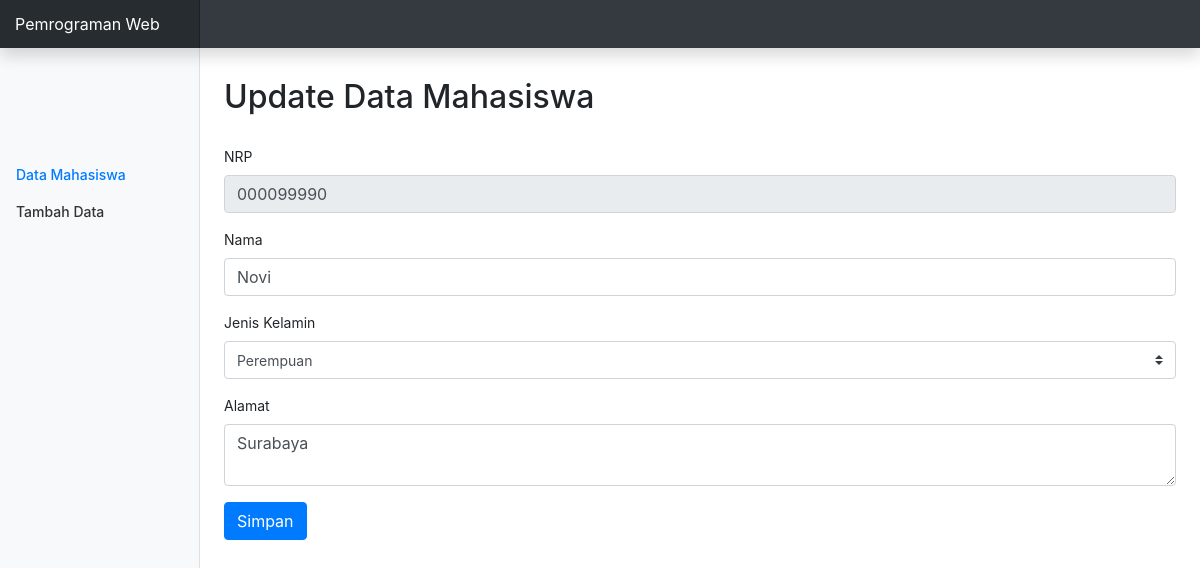
Page /update.php?nrp=000099990 on the committed database.
### tables this page shows
CREATE TABLE `mhs` (
  `nrp` varchar(20) NOT NULL,
  `nama` varchar(100) DEFAULT NULL,
  `jenis_kelamin` char(1) DEFAULT NULL,
  `alamat` varchar(200) DEFAULT NULL
);

### conn.php (called while the page is built, shortened)
<?php
function connection() {
   $dbServer = 'localhost';
   $dbUser = 'root';
   $dbPass = '';
   $dbName = "pemweb";
   $conn = mysqli_connect($dbServer, $dbUser, $dbPass);
   mysqli_select_db($conn,$dbName);
   return $conn;
}

### update.php (the view, shortened to what this page needs)
<?php
  include ('conn.php');
  $result = '';
  if ($_SERVER['REQUEST_METHOD'] === 'GET') {
      if (isset($_GET['nrp'])) {
          $nrp_upd = $_GET['nrp'];
          $query = "SELECT * FROM mhs WHERE nrp = '$nrp_upd'";
          $result = mysqli_query(connection(),$query);
      }
  }
?>
<!DOCTYPE html>
<html>
  <head>
    <link href="assets/css/bootstrap.min.css" rel="stylesheet">
    <link href="assets/css/dashboard.css" rel="stylesheet">
  </head>
  <body>
    <nav class="navbar navbar-dark fixed-top bg-dark flex-md-nowrap p-0 shadow">
      <a class="navbar-brand col-sm-3 col-md-2 mr-0" href="#">Pemrograman Web</a>
    </nav>
    <div class="container-fluid">
      <div class="row">
        <nav class="col-md-2 d-none d-md-block bg-light sidebar">
          <div class="sidebar-sticky">
            <ul class="nav flex-column" style="margin-top:100px;">
              <li class="nav-item">
                <a class="nav-link active" href="<?php echo "index.php"; ?>">Data Mahasiswa</a>
              </li>
              <li class="nav-item">
                <a class="nav-link" href="<?php echo "form.php"; ?>">Tambah Data</a>
              </li>
            </ul>
          </div>
        </nav>
        <main role="main" class="col-md-9 ml-sm-auto col-lg-10 px-4">
          <h2 style="margin: 30px 0 30px 0;">Update Data Mahasiswa</h2>
          <form action="update.php" method="POST">
            <?php while($data = mysqli_fetch_array($result)): ?>
            <div class="form-group">
              <label>NRP</label>
              <input type="text" class="form-control" placeholder="NRP mahasiswa" name="nrp" value="<?php echo $data['nrp'];  ?>" required="required" readonly>
            </div>
            <div class="form-group">
              <label>Nama</label>
              <input type="text" class="form-control" placeholder="Nama mahasiswa" name="nama" value="<?php echo $data['nama'];  ?>" required="required">
            </div>
            <div class="form-group">
              <label>Jenis Kelamin</label>
              <select class="custom-select" name="jenis_kelamin" required="required">
                <option value="P" <?php echo $data['jenis_kelamin']=='P' ? "selected" : "" ?>>Perempuan</option>
              </select>
            </div>
            <div class="form-group">
              <label>Alamat</label>
              <textarea class="form-control" name="alamat" required="required"><?php echo $data['alamat'];  ?></textarea>
            </div>
            <?php endwhile; ?>
            <button type="submit" class="btn btn-primary">Simpan</button>
          </form>
        </main>
      </div>
    </div>
  </body>
</html>

### assets/css/dashboard.css (style rules this page uses)
body { font-size: .875rem; }
.sidebar { position: fixed; top: 0; bottom: 0; left: 0; z-index: 100; padding: 48px 0 0; box-shadow: inset -1px 0 0 rgba(0, 0, 0, .1); }
.sidebar-sticky { position: relative; top: 0; height: calc(100vh - 48px); padding-top: .5rem; overflow-x: hidden; overflow-y: auto; }
.sidebar .nav-link { font-weight: 500; color: #333; }
.sidebar .nav-link.active { color: #007bff; }
[role="main"] { padding-top: 48px; }
.navbar-brand { padding-top: .75rem; padding-bottom: .75rem; font-size: 1rem; background-color: rgba(0, 0, 0, .25); box-shadow: inset -1px 0 0 rgba(0, 0, 0, .25); }

### rows in the picture
mhs: nrp "000099990", nama "Novi", jenis_kelamin "Perempuan", alamat "Surabaya"
